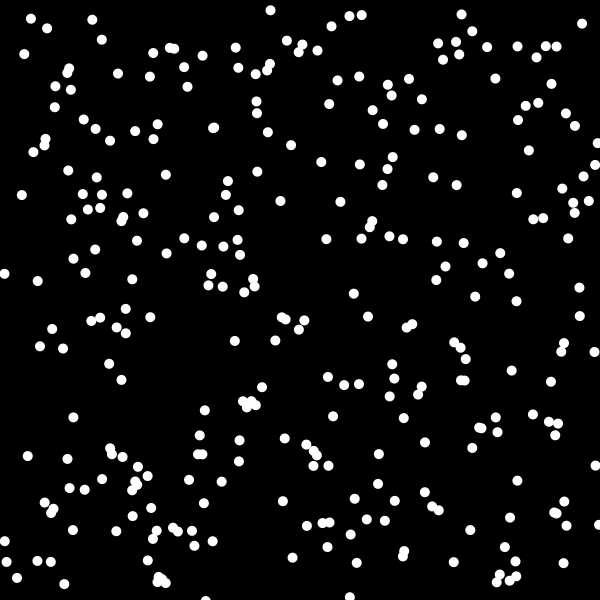
Frame 1 (no input)
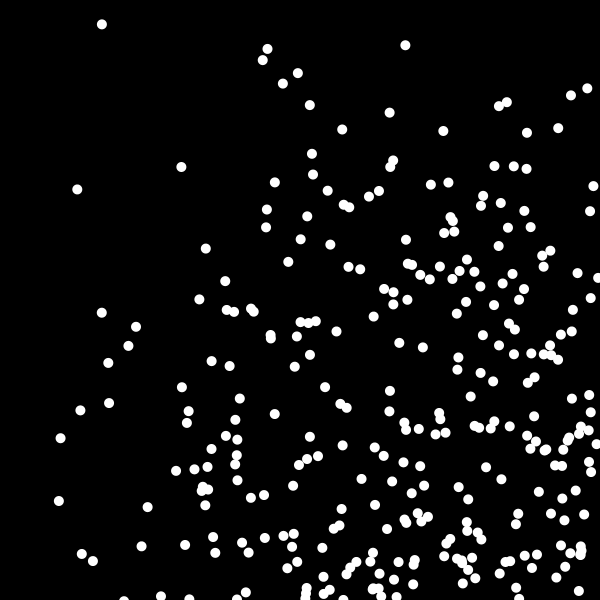
Frame 60 (the mouse pressed at the canvas centre just before this capture)
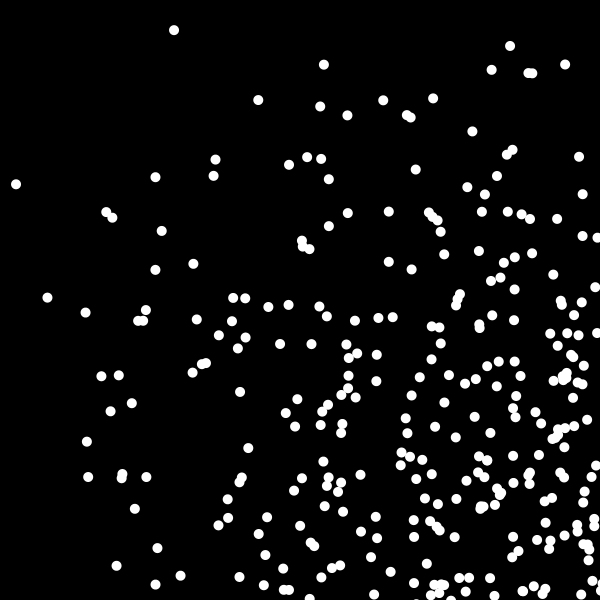
Frame 120 (the mouse held since frame 60 and released just before this capture)

The Processing sketch that drew these frames (run headless with seeded random() and noise(); from frame 60 on, the mouse is pressed at the canvas centre):

// Processing sketch: multi_pong
// ── multi_pong.pde
// name the arrays
float pongX[];
float pongY[];

// and speed arrays
float pongXSpeed[];
float pongYSpeed[];

// how many pong balls?
int pongCount = 300;

void setup() {
  size(600,600);

  // tell the computer there will be 100 members in the arrays
  pongX = new float[pongCount];
  pongY = new float[pongCount];
  
  pongXSpeed = new float[pongCount];
  pongYSpeed = new float[pongCount];
  
  // initialize all the array members to random values
  for(int i = 0; i < pongCount; i++) {
    pongX[i] = random(width);
    pongY[i] = random(height);
    
    pongXSpeed[i] = random(5);
    pongYSpeed[i] = random(5);
  }
  
  // drawing properties for the entire sketch
  noStroke();
  fill(255);
}

void draw() {
  background(0);
  
  // cycle thru all the members of the arrays
  for(int i = 0; i < pongCount; i++) {
    
    // move pong balls
    pongX[i] += pongXSpeed[i];
    pongY[i] += pongYSpeed[i];
    
    // if they hit the sides...
    if(pongX[i] > width || pongX[i] < 0) {
      pongXSpeed[i] *= -1;
    }
    
    if(pongY[i] > height || pongY[i] < 0) {
      pongYSpeed[i] *= -1;
    }
    
    // draw it
    ellipse(pongX[i], pongY[i], 10, 10);
  }
}
